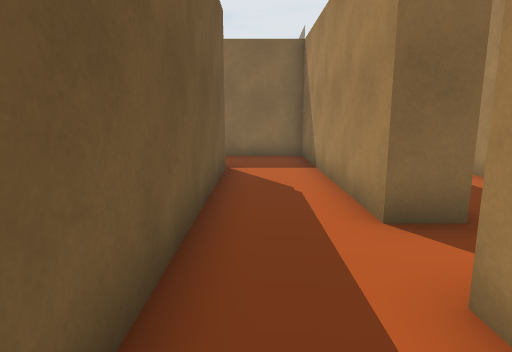
View 1 (above)

23 first-person views from a walk through a scene from a Unity 3-D project. The camera is 1.4 m above the floor, tilts 10° down and sees 75° across. The floor is counted in squares, 1 m on a side. Each view is taken from the middle of a square. On the plan, view 1 faces up. The plan holds only what a view shows up to about 15 squares ahead; the rest is blank. The place goes on beyond the plan.

View 2
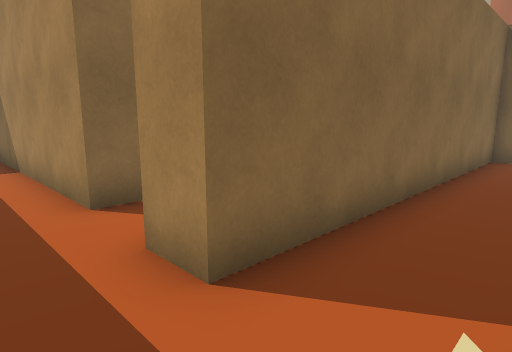

View 3
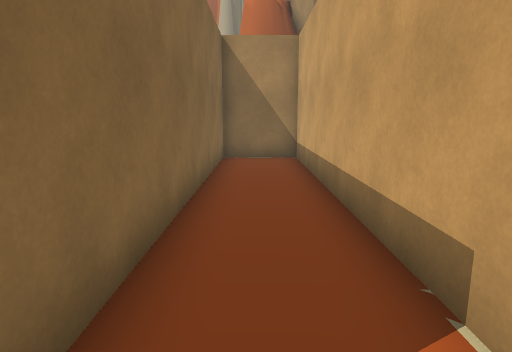

View 4
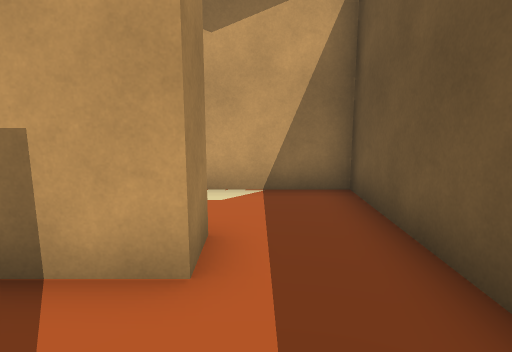

View 5
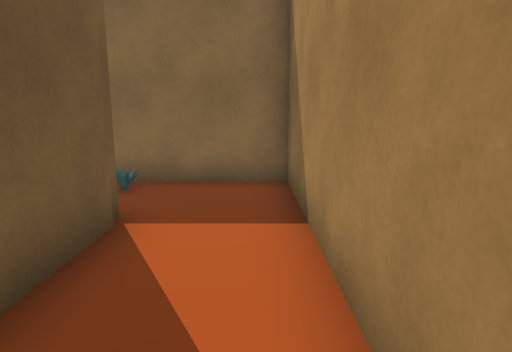

View 6
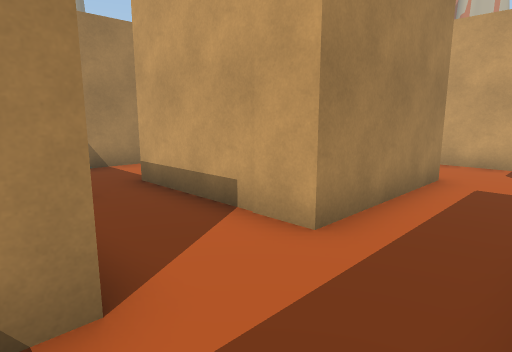

View 7
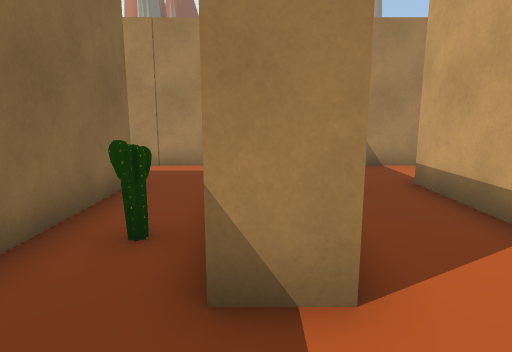

View 8
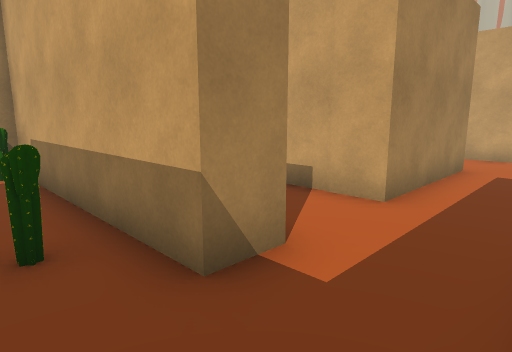

View 9
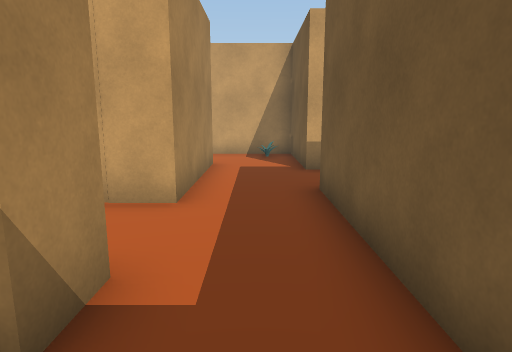

View 10
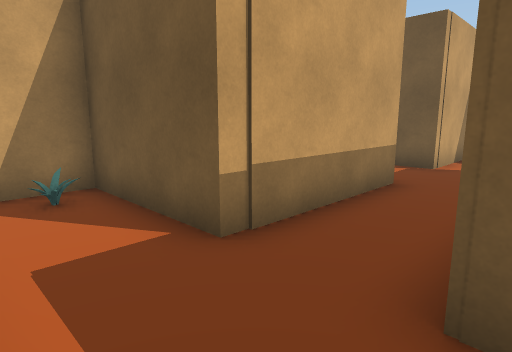

View 11
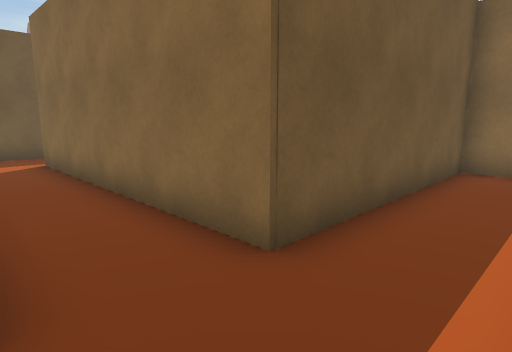

View 12
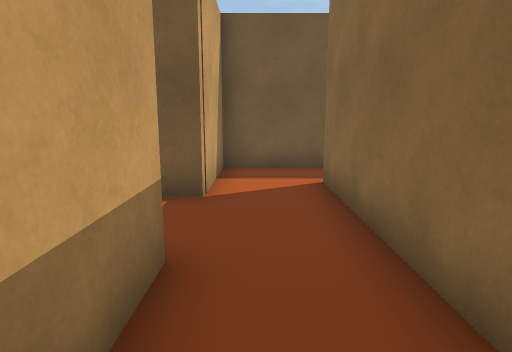

View 13
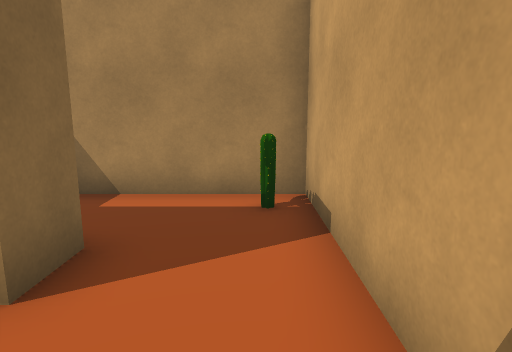

View 14
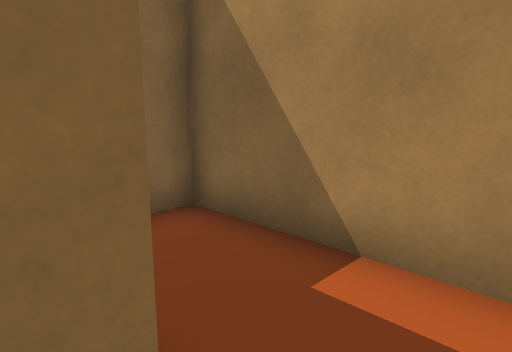

View 15
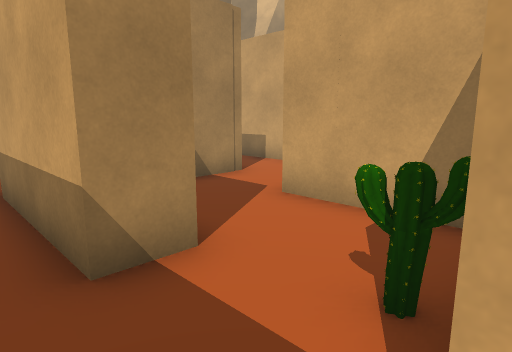

View 16
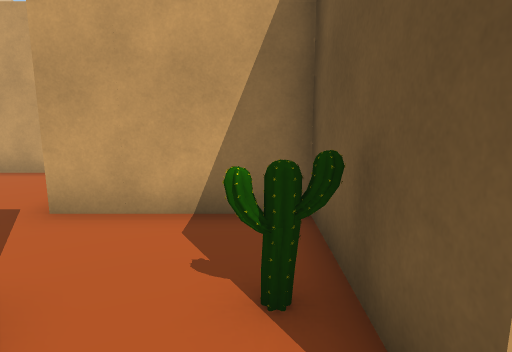

View 17
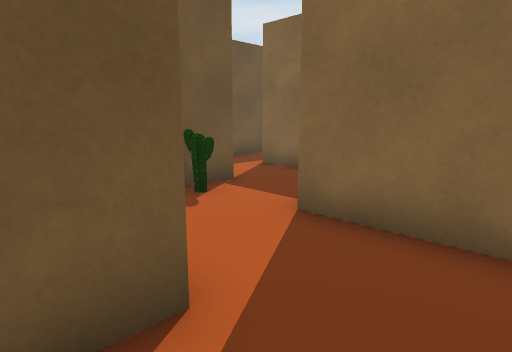

View 18
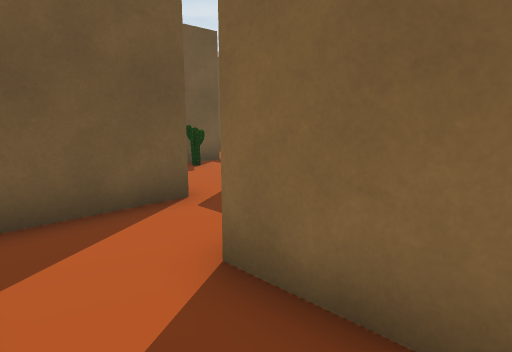

View 19
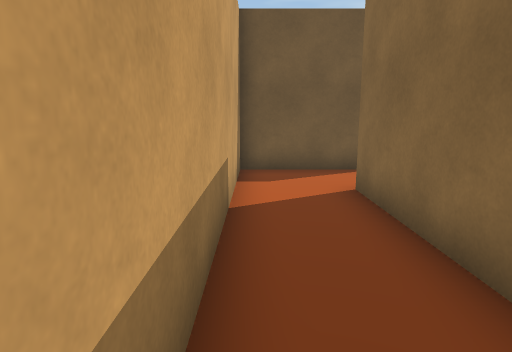

View 20
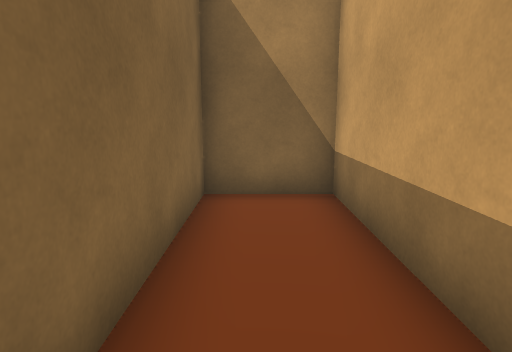

View 21
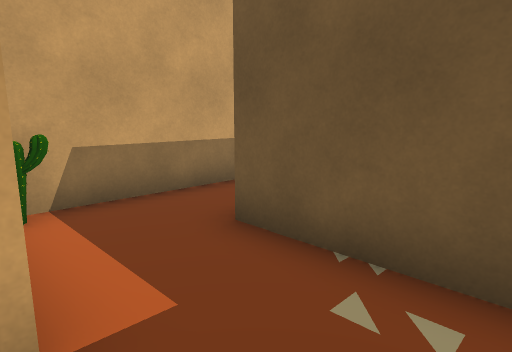

View 22
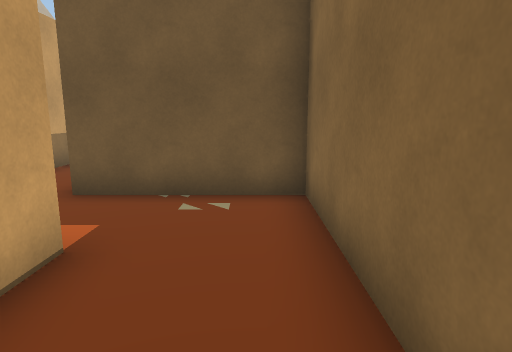

View 23
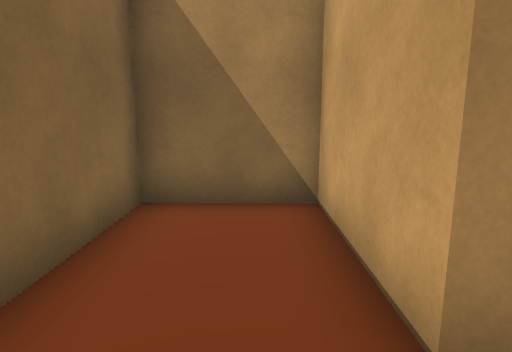

### Floor plan
Points are (right, up) in squares from view 1. A wall is a line through its corners. A room is listed if a view was taken in it or the views show most of it. See-through windows are left out.
Room 1 (views 1, 2, 3)
walls: (-0.8, 2.5) (-0.8, -1.4) (12.7, -1.4) (12.7, 1.1) (1.7, 1.1) (1.7, 2.3)
ways out: opening at (0.5, 1.5) to room 2
Room 2 (views 4, 5, 6, 7, 8, 9, 10, 11, 12, 13, 15, 16)
walls: (-5.7, 12.1) (-5.7, 13.4) (1.7, 13.4) (1.7, 17); (-0.8, 9.2) (-0.8, 2.5); (-5.7, 4.9) (-5.7, 9.6) (-0.9, 9.6); (-7.1, 15.6) (-8.3, 15.6) (-8.3, 8.5) (-17.2, 8.5); (-0.8, 17.5) (-0.8, 15.6) (-4.8, 15.6); (1.7, 4.3) (1.7, 12.2) (-2.1, 12.2); (-13.1, 6.1) (-8.3, 6.1) (-8.3, 2.1) (-5.4, 2.1); (-17.6, 6.1) (-15.8, 6.1)
ways out: opening at (0.5, 1.5) to room 1; opening at (-5, 3.5) to room 3; opening at (0.5, 16.5) to room 5; opening at (-14.5, 5.5) to room 7; opening at (-16.5, 7.5) to room 8; opening at (2.5, 3.5)
objects: other object (-4, 14); other object (1, 14)
Room 3 (view 14)
walls: (-4.5, 4.9) (-5.7, 4.9); (-5.4, 2.1) (-2, 2.1) (-2, 8.5) (-2.8, 8.5)
ways out: opening at (-5, 3.5) to room 2
objects: other object (-3, 3)
Room 4 (views 17, 18, 19, 20)
walls: (-12, 2.3) (-12, -1.4) (-2, -1.4) (-2, 1) (-9.5, 1) (-9.5, 2.5)
ways out: opening at (-10.5, 1.5) to room 6
Room 5 (views 21, 22, 23)
walls: (1.7, 17) (5.4, 17) (5.4, 19.9) (-0.8, 19.9) (-0.8, 17.5)
ways out: opening at (0.5, 16.5) to room 2
Room 6 (no view inside)
walls: (-10.4, 4.9) (-13.1, 4.9); (-13.4, 2.3) (-12, 2.3)
ways out: opening at (-10.5, 1.5) to room 4; opening at (-12.5, 3.5) to room 7
Room 7 (no view inside)
walls: (-15.8, 6.1) (-15.8, 2.3) (-13.4, 2.3); (-13.1, 4.9) (-13.1, 6.1)
ways out: opening at (-14.5, 5.5) to room 2; opening at (-12.5, 3.5) to room 6
objects: other object (-15, 5)
Room 8 (no view inside)
walls: (-19.3, 9.6) (-19.3, 6.1) (-17.6, 6.1)
ways out: opening at (-16.5, 7.5) to room 2; opening at (-18.5, 9)

Where each view was taken, in squares from view 1:
view 1: 0 up, 0 right, facing up
view 2: 1 down, 0 right, facing up-right
view 3: 0 up, 1 right, facing right
view 4: 5 up, 1 right, facing down
view 5: 5 up, 1 right, facing up
view 6: 13 up, 8 left, facing down-right
view 7: 13 up, 8 left, facing right
view 8: 15 up, 8 left, facing down-right
view 9: 15 up, 7 left, facing down
view 10: 9 up, 6 left, facing down-left
view 11: 6 up, 6 left, facing up-left
view 12: 7 up, 10 left, facing left
view 13: 3 up, 8 left, facing right
view 14: 4 up, 5 left, facing up-right
view 15: 7 up, 16 left, facing down-right
view 16: 7 up, 15 left, facing down
view 17: 1 up, 10 left, facing up-left
view 18: 1 down, 7 left, facing up-left
view 19: 1 down, 3 left, facing left
view 20: 0 up, 8 left, facing right
view 21: 19 up, 2 right, facing down-left
view 22: 19 up, 5 right, facing left
view 23: 18 up, 0 right, facing right
